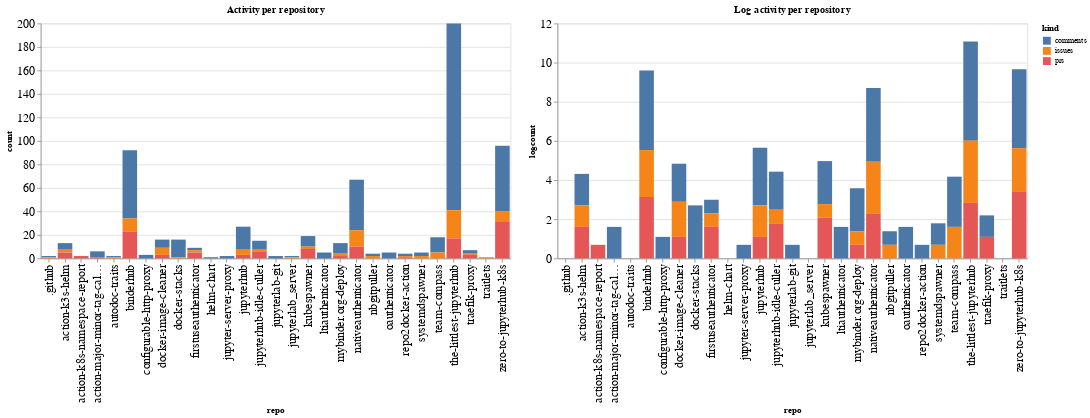

Notebook source saved alongside this figure:
### Code cell
ch1 = alt.Chart(repo_summaries, width=600, title="Activity per repository").mark_bar().encode(
    x='repo',
    y='count',
    color='kind',
    tooltip="kind"
)

ch2 = alt.Chart(repo_summaries, width=600, title="Log activity per repository").mark_bar().encode(
    x='repo',
    y='logcount',
    color='kind',
    tooltip="kind"
)

ch1 | ch2

### Figure 1 — Vega-Lite specification as saved in the notebook (floating-point values rounded to 4 significant figures)
{"config": {"axisLeft": {"labelFontSize": 15}, "axisBottom": {"labelFontSize": 15}}, "hconcat": [{"mark": "bar", "encoding": {"color": {"type": "nominal", "field": "kind"}, "tooltip": {"type": "nominal", "field": "kind"}, "x": {"type": "nominal", "field": "repo"}, "y": {"type": "quantitative", "field": "count"}}, "title": "Activity per repository", "width": 600}, {"mark": "bar", "encoding": {"color": {"type": "nominal", "field": "kind"}, "tooltip": {"type": "nominal", "field": "kind"}, "x": {"type": "nominal", "field": "repo"}, "y": {"type": "quantitative", "field": "logcount"}}, "title": "Log activity per repository", "width": 600}], "data": {"name": "data-b6e0167e73b935ea61650e554fa238f9"}, "$schema": "https://vega.github.io/schema/vega-lite/v4.8.1.json", "datasets": {"data-b6e0167e73b935ea61650e554fa238f9": [{"repo": ".github", "kind": "comments", "count": 1, "logcount": 0.0}, {"repo": ".github", "kind": "issues", "count": 1, "logcount": 0.0}, {"repo": "action-k3s-helm", "kind": "comments", "count": 5, "logcount": 1.609}, {"repo": "action-k3s-helm", "kind": "issues", "count": 3, "logcount": 1.099}, {"repo": "action-k3s-helm", "kind": "prs", "count": 5, "logcount": 1.609}, {"repo": "action-k8s-namespace-report", "kind": "prs", "count": 2, "logcount": 0.6931}, {"repo": "action-major-minor-tag-calculator", "kind": "comments", "count": 5, "logcount": 1.609}, {"repo": "action-major-minor-tag-calculator", "kind": "prs", "count": 1, "logcount": 0.0}, {"repo": "autodoc-traits", "kind": "comments", "count": 1, "logcount": 0.0}, {"repo": "autodoc-traits", "kind": "issues", "count": 1, "logcount": 0.0}, {"repo": "binderhub", "kind": "comments", "count": 58, "logcount": 4.06}, {"repo": "binderhub", "kind": "issues", "count": 11, "logcount": 2.398}, {"repo": "binderhub", "kind": "prs", "count": 23, "logcount": 3.135}, {"repo": "configurable-http-proxy", "kind": "comments", "count": 3, "logcount": 1.099}, {"repo": "docker-image-cleaner", "kind": "comments", "count": 7, "logcount": 1.946}, {"repo": "docker-image-cleaner", "kind": "issues", "count": 6, "logcount": 1.792}, {"repo": "docker-image-cleaner", "kind": "prs", "count": 3, "logcount": 1.099}, {"repo": "docker-stacks", "kind": "comments", "count": 15, "logcount": 2.708}, {"repo": "docker-stacks", "kind": "issues", "count": 1, "logcount": 0.0}, {"repo": "firstuseauthenticator", "kind": "comments", "count": 2, "logcount": 0.6931}, {"repo": "firstuseauthenticator", "kind": "issues", "count": 2, "logcount": 0.6931}, {"repo": "firstuseauthenticator", "kind": "prs", "count": 5, "logcount": 1.609}, {"repo": "helm-chart", "kind": "comments", "count": 1, "logcount": 0.0}, {"repo": "jupyter-server-proxy", "kind": "comments", "count": 2, "logcount": 0.6931}, {"repo": "jupyterhub", "kind": "comments", "count": 19, "logcount": 2.944}, {"repo": "jupyterhub", "kind": "issues", "count": 5, "logcount": 1.609}, {"repo": "jupyterhub", "kind": "prs", "count": 3, "logcount": 1.099}, {"repo": "jupyterhub-idle-culler", "kind": "comments", "count": 7, "logcount": 1.946}, {"repo": "jupyterhub-idle-culler", "kind": "issues", "count": 2, "logcount": 0.6931}, {"repo": "jupyterhub-idle-culler", "kind": "prs", "count": 6, "logcount": 1.792}, {"repo": "jupyterlab-git", "kind": "comments", "count": 2, "logcount": 0.6931}, {"repo": "jupyterlab_server", "kind": "comments", "count": 1, "logcount": 0.0}, {"repo": "jupyterlab_server", "kind": "issues", "count": 1, "logcount": 0.0}, {"repo": "kubespawner", "kind": "comments", "count": 9, "logcount": 2.197}, {"repo": "kubespawner", "kind": "issues", "count": 2, "logcount": 0.6931}, {"repo": "kubespawner", "kind": "prs", "count": 8, "logcount": 2.079}, {"repo": "ltiauthenticator", "kind": "comments", "count": 5, "logcount": 1.609}, {"repo": "mybinder.org-deploy", "kind": "comments", "count": 9, "logcount": 2.197}, {"repo": "mybinder.org-deploy", "kind": "issues", "count": 2, "logcount": 0.6931}, {"repo": "mybinder.org-deploy", "kind": "prs", "count": 2, "logcount": 0.6931}, {"repo": "nativeauthenticator", "kind": "comments", "count": 43, "logcount": 3.761}, {"repo": "nativeauthenticator", "kind": "issues", "count": 14, "logcount": 2.639}, {"repo": "nativeauthenticator", "kind": "prs", "count": 10, "logcount": 2.303}, {"repo": "nbgitpuller", "kind": "comments", "count": 2, "logcount": 0.6931}, {"repo": "nbgitpuller", "kind": "issues", "count": 2, "logcount": 0.6931}, {"repo": "oauthenticator", "kind": "comments", "count": 5, "logcount": 1.609}, {"repo": "repo2docker-action", "kind": "comments", "count": 2, "logcount": 0.6931}, {"repo": "repo2docker-action", "kind": "issues", "count": 1, "logcount": 0.0}, {"repo": "repo2docker-action", "kind": "prs", "count": 1, "logcount": 0.0}, {"repo": "systemdspawner", "kind": "comments", "count": 3, "logcount": 1.099}, {"repo": "systemdspawner", "kind": "issues", "count": 2, "logcount": 0.6931}, {"repo": "team-compass", "kind": "comments", "count": 13, "logcount": 2.565}, {"repo": "team-compass", "kind": "issues", "count": 5, "logcount": 1.609}, {"repo": "the-littlest-jupyterhub", "kind": "comments", "count": 159, "logcount": 5.069}, {"repo": "the-littlest-jupyterhub", "kind": "issues", "count": 24, "logcount": 3.178}, {"repo": "the-littlest-jupyterhub", "kind": "prs", "count": 17, "logcount": 2.833}, {"repo": "traefik-proxy", "kind": "comments", "count": 3, "logcount": 1.099}, {"repo": "traefik-proxy", "kind": "issues", "count": 1, "logcount": 0.0}, {"repo": "traefik-proxy", "kind": "prs", "count": 3, "logcount": 1.099}, {"repo": "traitlets", "kind": "issues", "count": 1, "logcount": 0.0}, {"repo": "zero-to-jupyterhub-k8s", "kind": "comments", "count": 56, "logcount": 4.025}, {"repo": "zero-to-jupyterhub-k8s", "kind": "issues", "count": 9, "logcount": 2.197}, {"repo": "zero-to-jupyterhub-k8s", "kind": "prs", "count": 31, "logcount": 3.434}]}}
